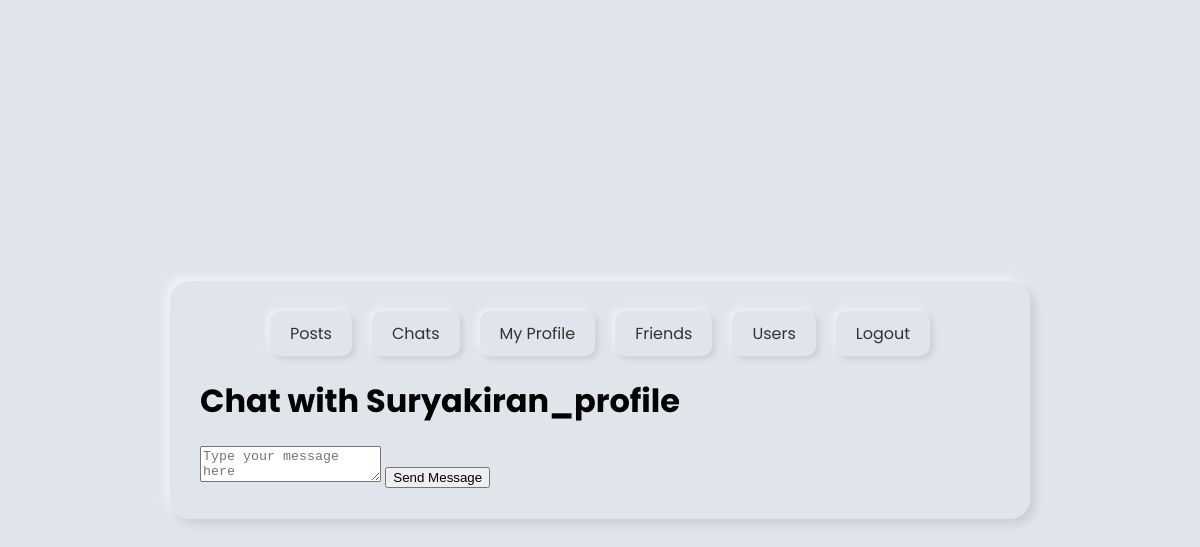
The page /messages/individual_chat/5 (signed in) on the database as committed earlier.
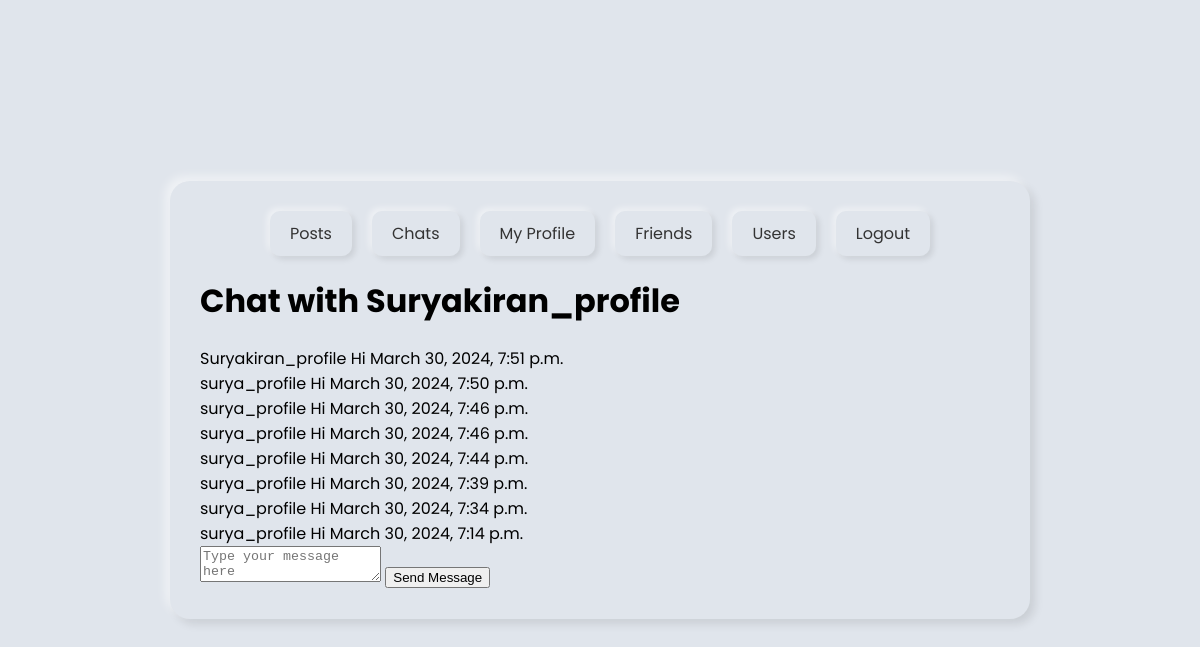
The same page on the database as committed later.
### inst_messages/models.py (models this page shows, shortened)
class Message(models.Model):
    sender = models.ForeignKey(Profile, related_name='sent_messages', on_delete=models.CASCADE)
    recipients = models.ManyToManyField(Profile, related_name='received_messages')
    content = models.TextField()
    timestamp = models.DateTimeField(default=timezone.now)
    is_read = models.BooleanField(default=False)

### inst_profile/models.py (models this page shows, shortened)
class Profile(models.Model):
    user = models.OneToOneField(User, on_delete=models.CASCADE)
    username = models.CharField(max_length=50, unique=True)
    date_of_birth = models.DateField(null=True,blank=True)
    photo = models.ImageField(upload_to='profile_photos', null=True, blank=True)
    friends = models.ManyToManyField('self', blank=True, symmetrical=False)

### inst_messages/views.py (the view)
# urls.py: path('individual_chat/<user_id>', views.individual_chat, name="individual_chat"),
@login_required
def individual_chat(request, user_id):
    profile = request.user.profile
    friend = get_object_or_404(Profile, id=user_id)
    messages = Message.objects.filter(
        recipients__in=[profile, friend]
    ).order_by('-timestamp')
    return render(request, 'individual_chat.html', {
        'friend': friend,
        'messages': messages
    })

### templates/individual_chat.html (shortened to what this page needs)
{% extends 'base.html' %}
{% block content %}
<h1>Chat with {{ friend.username }}</h1>
{% for message in messages %}
<div class="message {% if message.sender == request.user.profile %}sent{% else %}received{% endif %}">
    <span class="sender">{{ message.sender.username }}</span>
    <span class="content">{{ message.content }}</span>
    <span class="timestamp">{{ message.timestamp }}</span>
</div>
{% endfor %}
<form method="post" action="{% url 'send_message' %}">
    <textarea name="content" placeholder="Type your message here"></textarea>
    <button type="submit">Send Message</button>
</form>
{% endblock %}

Rows that differ between the two databases and show on the page:
added Message: sender.username "Suryakiran_profile", content "Hi", timestamp "March 30, 2024, 7:51 p.m."
added Message: sender.username "surya_profile", content "Hi", timestamp "March 30, 2024, 7:50 p.m."
added Message: sender.username "surya_profile", content "Hi", timestamp "March 30, 2024, 7:46 p.m."
added Message: sender.username "surya_profile", content "Hi", timestamp "March 30, 2024, 7:46 p.m."
added Message: sender.username "surya_profile", content "Hi", timestamp "March 30, 2024, 7:44 p.m."
added Message: sender.username "surya_profile", content "Hi", timestamp "March 30, 2024, 7:39 p.m."
added Message: sender.username "surya_profile", content "Hi", timestamp "March 30, 2024, 7:34 p.m."
added Message: sender.username "surya_profile", content "Hi", timestamp "March 30, 2024, 7:14 p.m."
